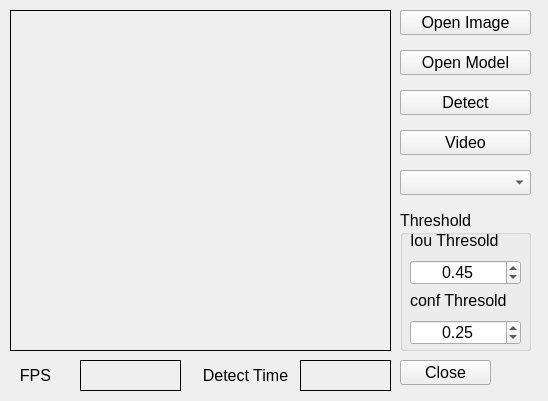
<?xml version="1.0" encoding="UTF-8"?>
<ui version="4.0">
 <class>ObjectDetectionNCNN</class>
 <widget class="QMainWindow" name="ObjectDetectionNCNN">
  <property name="geometry">
   <rect>
    <x>0</x>
    <y>0</y>
    <width>548</width>
    <height>401</height>
   </rect>
  </property>
  <property name="font">
   <font>
    <pointsize>12</pointsize>
   </font>
  </property>
  <property name="windowTitle">
   <string>ObjectDetectionNCNN</string>
  </property>
  <widget class="QWidget" name="centralwidget">
   <widget class="QLabel" name="label_fps">
    <property name="geometry">
     <rect>
      <x>80</x>
      <y>360</y>
      <width>101</width>
      <height>31</height>
     </rect>
    </property>
    <property name="frameShape">
     <enum>QFrame::Shape::Box</enum>
    </property>
    <property name="text">
     <string/>
    </property>
    <property name="alignment">
     <set>Qt::AlignmentFlag::AlignCenter</set>
    </property>
   </widget>
   <widget class="QLabel" name="label_3">
    <property name="geometry">
     <rect>
      <x>200</x>
      <y>360</y>
      <width>91</width>
      <height>31</height>
     </rect>
    </property>
    <property name="text">
     <string>Detect Time</string>
    </property>
    <property name="alignment">
     <set>Qt::AlignmentFlag::AlignCenter</set>
    </property>
   </widget>
   <widget class="QPushButton" name="btn_open_model">
    <property name="geometry">
     <rect>
      <x>400</x>
      <y>50</y>
      <width>131</width>
      <height>25</height>
     </rect>
    </property>
    <property name="text">
     <string>Open Model</string>
    </property>
   </widget>
   <widget class="QPushButton" name="btn_video">
    <property name="geometry">
     <rect>
      <x>400</x>
      <y>130</y>
      <width>131</width>
      <height>25</height>
     </rect>
    </property>
    <property name="text">
     <string>Video</string>
    </property>
   </widget>
   <widget class="QLabel" name="label_time">
    <property name="geometry">
     <rect>
      <x>300</x>
      <y>360</y>
      <width>91</width>
      <height>31</height>
     </rect>
    </property>
    <property name="frameShape">
     <enum>QFrame::Shape::Box</enum>
    </property>
    <property name="text">
     <string/>
    </property>
    <property name="alignment">
     <set>Qt::AlignmentFlag::AlignCenter</set>
    </property>
   </widget>
   <widget class="QGroupBox" name="groupBox">
    <property name="geometry">
     <rect>
      <x>400</x>
      <y>210</y>
      <width>131</width>
      <height>141</height>
     </rect>
    </property>
    <property name="title">
     <string>Threshold</string>
    </property>
    <widget class="QLabel" name="label">
     <property name="geometry">
      <rect>
       <x>10</x>
       <y>20</y>
       <width>111</width>
       <height>20</height>
      </rect>
     </property>
     <property name="text">
      <string>Iou Thresold</string>
     </property>
    </widget>
    <widget class="QLabel" name="label_4">
     <property name="geometry">
      <rect>
       <x>10</x>
       <y>80</y>
       <width>111</width>
       <height>20</height>
      </rect>
     </property>
     <property name="text">
      <string>conf Thresold</string>
     </property>
    </widget>
    <widget class="QDoubleSpinBox" name="spinbox_iou_threshold">
     <property name="geometry">
      <rect>
       <x>10</x>
       <y>50</y>
       <width>111</width>
       <height>25</height>
      </rect>
     </property>
     <property name="alignment">
      <set>Qt::AlignmentFlag::AlignCenter</set>
     </property>
     <property name="maximum">
      <double>1.000000000000000</double>
     </property>
     <property name="singleStep">
      <double>0.050000000000000</double>
     </property>
     <property name="value">
      <double>0.450000000000000</double>
     </property>
    </widget>
    <widget class="QDoubleSpinBox" name="spinbox_conf_threshold">
     <property name="geometry">
      <rect>
       <x>10</x>
       <y>110</y>
       <width>111</width>
       <height>25</height>
      </rect>
     </property>
     <property name="alignment">
      <set>Qt::AlignmentFlag::AlignCenter</set>
     </property>
     <property name="maximum">
      <double>1.000000000000000</double>
     </property>
     <property name="singleStep">
      <double>0.050000000000000</double>
     </property>
     <property name="value">
      <double>0.250000000000000</double>
     </property>
    </widget>
   </widget>
   <widget class="QComboBox" name="comboBox">
    <property name="geometry">
     <rect>
      <x>400</x>
      <y>170</y>
      <width>131</width>
      <height>25</height>
     </rect>
    </property>
   </widget>
   <widget class="QPushButton" name="btn_open_image">
    <property name="geometry">
     <rect>
      <x>400</x>
      <y>10</y>
      <width>131</width>
      <height>25</height>
     </rect>
    </property>
    <property name="text">
     <string>Open Image</string>
    </property>
   </widget>
   <widget class="QPushButton" name="btn_detect">
    <property name="geometry">
     <rect>
      <x>400</x>
      <y>90</y>
      <width>131</width>
      <height>25</height>
     </rect>
    </property>
    <property name="text">
     <string>Detect</string>
    </property>
   </widget>
   <widget class="QLabel" name="label_image">
    <property name="geometry">
     <rect>
      <x>10</x>
      <y>10</y>
      <width>381</width>
      <height>341</height>
     </rect>
    </property>
    <property name="frameShape">
     <enum>QFrame::Shape::Box</enum>
    </property>
    <property name="text">
     <string/>
    </property>
   </widget>
   <widget class="QPushButton" name="btn_close">
    <property name="geometry">
     <rect>
      <x>400</x>
      <y>360</y>
      <width>91</width>
      <height>25</height>
     </rect>
    </property>
    <property name="text">
     <string>Close</string>
    </property>
   </widget>
   <widget class="QLabel" name="label_2">
    <property name="geometry">
     <rect>
      <x>10</x>
      <y>360</y>
      <width>51</width>
      <height>31</height>
     </rect>
    </property>
    <property name="text">
     <string>FPS</string>
    </property>
    <property name="alignment">
     <set>Qt::AlignmentFlag::AlignCenter</set>
    </property>
   </widget>
  </widget>
 </widget>
 <resources/>
 <connections/>
</ui>
